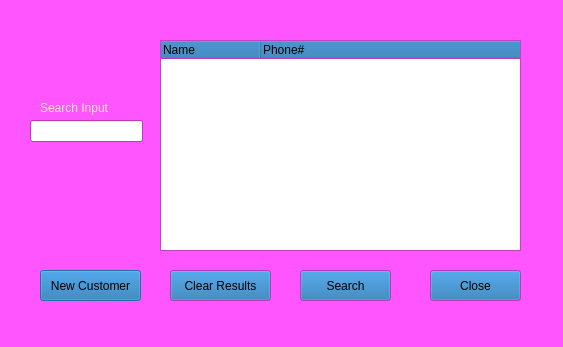
<?xml version="1.0" encoding="UTF-8"?>
<ui version="4.0">
 <class>CustomerSearch</class>
 <widget class="QDialog" name="CustomerSearch">
  <property name="geometry">
   <rect>
    <x>0</x>
    <y>0</y>
    <width>563</width>
    <height>347</height>
   </rect>
  </property>
  <property name="palette">
   <palette>
    <active>
     <colorrole role="WindowText">
      <brush brushstyle="SolidPattern">
       <color alpha="255">
        <red>255</red>
        <green>227</green>
        <blue>203</blue>
       </color>
      </brush>
     </colorrole>
     <colorrole role="Button">
      <brush brushstyle="SolidPattern">
       <color alpha="255">
        <red>26</red>
        <green>110</green>
        <blue>175</blue>
       </color>
      </brush>
     </colorrole>
     <colorrole role="Light">
      <brush brushstyle="SolidPattern">
       <color alpha="255">
        <red>136</red>
        <green>136</green>
        <blue>136</blue>
       </color>
      </brush>
     </colorrole>
     <colorrole role="Text">
      <brush brushstyle="SolidPattern">
       <color alpha="255">
        <red>255</red>
        <green>227</green>
        <blue>203</blue>
       </color>
      </brush>
     </colorrole>
     <colorrole role="ButtonText">
      <brush brushstyle="SolidPattern">
       <color alpha="255">
        <red>255</red>
        <green>227</green>
        <blue>203</blue>
       </color>
      </brush>
     </colorrole>
     <colorrole role="Base">
      <brush brushstyle="SolidPattern">
       <color alpha="255">
        <red>0</red>
        <green>0</green>
        <blue>0</blue>
       </color>
      </brush>
     </colorrole>
     <colorrole role="Window">
      <brush brushstyle="SolidPattern">
       <color alpha="255">
        <red>120</red>
        <green>131</green>
        <blue>170</blue>
       </color>
      </brush>
     </colorrole>
     <colorrole role="Shadow">
      <brush brushstyle="SolidPattern">
       <color alpha="255">
        <red>255</red>
        <green>227</green>
        <blue>203</blue>
       </color>
      </brush>
     </colorrole>
     <colorrole role="HighlightedText">
      <brush brushstyle="SolidPattern">
       <color alpha="255">
        <red>255</red>
        <green>227</green>
        <blue>203</blue>
       </color>
      </brush>
     </colorrole>
     <colorrole role="ToolTipBase">
      <brush brushstyle="SolidPattern">
       <color alpha="255">
        <red>255</red>
        <green>255</green>
        <blue>255</blue>
       </color>
      </brush>
     </colorrole>
     <colorrole role="ToolTipText">
      <brush brushstyle="SolidPattern">
       <color alpha="255">
        <red>255</red>
        <green>255</green>
        <blue>255</blue>
       </color>
      </brush>
     </colorrole>
     <colorrole role="PlaceholderText">
      <brush brushstyle="SolidPattern">
       <color alpha="128">
        <red>85</red>
        <green>0</green>
        <blue>255</blue>
       </color>
      </brush>
     </colorrole>
    </active>
    <inactive>
     <colorrole role="WindowText">
      <brush brushstyle="SolidPattern">
       <color alpha="255">
        <red>255</red>
        <green>227</green>
        <blue>203</blue>
       </color>
      </brush>
     </colorrole>
     <colorrole role="Button">
      <brush brushstyle="SolidPattern">
       <color alpha="255">
        <red>26</red>
        <green>110</green>
        <blue>175</blue>
       </color>
      </brush>
     </colorrole>
     <colorrole role="Window">
      <brush brushstyle="SolidPattern">
       <color alpha="255">
        <red>255</red>
        <green>85</green>
        <blue>255</blue>
       </color>
      </brush>
     </colorrole>
     <colorrole role="HighlightedText">
      <brush brushstyle="SolidPattern">
       <color alpha="255">
        <red>255</red>
        <green>227</green>
        <blue>203</blue>
       </color>
      </brush>
     </colorrole>
     <colorrole role="ToolTipBase">
      <brush brushstyle="SolidPattern">
       <color alpha="255">
        <red>255</red>
        <green>255</green>
        <blue>255</blue>
       </color>
      </brush>
     </colorrole>
    </inactive>
    <disabled>
     <colorrole role="Text">
      <brush brushstyle="SolidPattern">
       <color alpha="255">
        <red>255</red>
        <green>255</green>
        <blue>255</blue>
       </color>
      </brush>
     </colorrole>
     <colorrole role="ButtonText">
      <brush brushstyle="SolidPattern">
       <color alpha="255">
        <red>255</red>
        <green>255</green>
        <blue>255</blue>
       </color>
      </brush>
     </colorrole>
     <colorrole role="HighlightedText">
      <brush brushstyle="SolidPattern">
       <color alpha="255">
        <red>255</red>
        <green>227</green>
        <blue>203</blue>
       </color>
      </brush>
     </colorrole>
    </disabled>
   </palette>
  </property>
  <property name="windowTitle">
   <string>Dialog</string>
  </property>
  <widget class="QLineEdit" name="searchinput">
   <property name="geometry">
    <rect>
     <x>30</x>
     <y>120</y>
     <width>113</width>
     <height>22</height>
    </rect>
   </property>
   <property name="acceptDrops">
    <bool>false</bool>
   </property>
  </widget>
  <widget class="QLabel" name="searchinputlabel">
   <property name="geometry">
    <rect>
     <x>40</x>
     <y>100</y>
     <width>81</width>
     <height>16</height>
    </rect>
   </property>
   <property name="text">
    <string>Search Input</string>
   </property>
  </widget>
  <widget class="QTreeWidget" name="resultslist">
   <property name="geometry">
    <rect>
     <x>160</x>
     <y>40</y>
     <width>361</width>
     <height>211</height>
    </rect>
   </property>
   <column>
    <property name="text">
     <string>Name                                                                                                        </string>
    </property>
   </column>
   <column>
    <property name="text">
     <string>Phone#</string>
    </property>
   </column>
  </widget>
  <widget class="QPushButton" name="ncbutton">
   <property name="geometry">
    <rect>
     <x>40</x>
     <y>270</y>
     <width>101</width>
     <height>31</height>
    </rect>
   </property>
   <property name="text">
    <string>New Customer</string>
   </property>
  </widget>
  <widget class="QPushButton" name="searchbutton">
   <property name="geometry">
    <rect>
     <x>300</x>
     <y>270</y>
     <width>91</width>
     <height>31</height>
    </rect>
   </property>
   <property name="text">
    <string>Search</string>
   </property>
  </widget>
  <widget class="QPushButton" name="closebutton">
   <property name="geometry">
    <rect>
     <x>430</x>
     <y>270</y>
     <width>91</width>
     <height>31</height>
    </rect>
   </property>
   <property name="text">
    <string>Close</string>
   </property>
  </widget>
  <widget class="QPushButton" name="clearresultsbutton">
   <property name="geometry">
    <rect>
     <x>170</x>
     <y>270</y>
     <width>101</width>
     <height>31</height>
    </rect>
   </property>
   <property name="text">
    <string>Clear Results</string>
   </property>
  </widget>
 </widget>
 <resources/>
 <connections/>
</ui>
